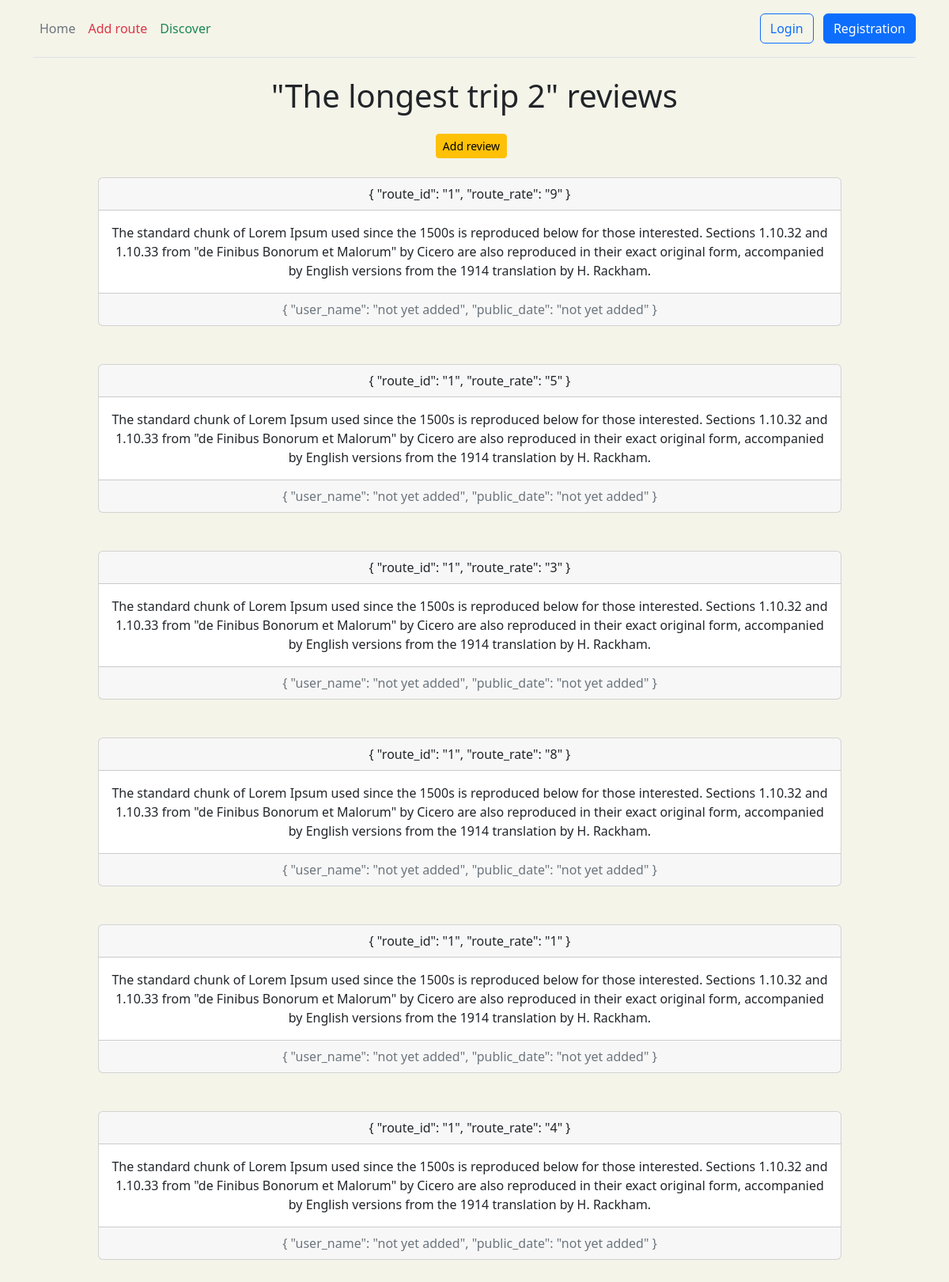
Page /route/1/review on the committed database.
### route/models.py (models this page shows, shortened)
class Review(models.Model):
    route_id = models.ForeignKey(Route, on_delete=models.CASCADE)
    route_review = models.TextField()
    route_rate = models.IntegerField()
    class Meta:
        verbose_name = 'Review'
        verbose_name_plural = 'Reviews'

class Route(models.Model):
    class RouteType(models.TextChoices):
        bicycle_route = 'cycling', gettext_lazy('cycling')
        hiking_route = 'hiking', gettext_lazy('hiking')
    route_name = models.CharField(max_length=255, null=True)
    route_type = models.CharField(max_length=50, choices=RouteType.choices, default=RouteType.hiking_route)
    departure = models.IntegerField()
    stopping = models.CharField(max_length=50, null=True)
    destination = models.IntegerField()
    country = models.CharField(max_length=50)
    location = models.CharField(max_length=50)
    description = models.TextField()
    duration = models.IntegerField()
    class Meta:
        verbose_name = 'Route'
        verbose_name_plural = 'Routes'

### route/views.py (the view)
# urls.py: path('<int:route_id>/review', views.review, name='review'),
def review(request, route_id):
    result = models.Review.objects.filter(route_id=route_id).select_related('route_id').all()
    if result.exists():
        return render(request, 'route/review.html', {'result': result})
    else:
        return render(request, 'route/does_not_exist.html', {'result': 'Reviews do not exist (msg from views)'})

### templates/route/review.html (shortened to what this page needs)
{% extends 'main/layout.html' %}
{% block content %}
    <div class="container text-center">
        <h1 class="mb-4">"{{ result.0.route_id.route_name }}" reviews</h1>
        <div class="row">
            <div class="mb-4">
                <a href="{% url 'route:add_review' result.0.route_id_id %}"
                   class="btn btn-sm btn-warning flex-shrink-0 me-2">Add review</a>
            </div>
            <ul class="list-group">
                {% for itm in result %}
                    <div class="card text-center col-md-10 mx-auto mb-5">
                        <div class="card-header">
                            {
                            "route_id": "{{ itm.route_id_id }}",
                            "route_rate": "{{ itm.route_rate }}"
                            }
                        </div>
                        <div class="card-body">
                            <p class="card-text">{{ itm.route_review }}</p>
                        </div>
                        <div class="card-footer text-muted">
                            {
                            "user_name": "not yet added",
                            "public_date": "not yet added"
                            }
                        </div>
                    </div>
                {% endfor %}
            </ul>
        </div>
    </div>
{% endblock %}

### static/main/css/layout.css (style rules this page uses)
body { background-color: #f5f4e9; }

### rows in the picture
Review: route_id.route_name "The longest trip 2", route_id_id "1", route_rate "9", route_review "The standard chunk of Lorem Ipsum used since the 1500s is reproduced below for those interested. Sections 1.10.32 and 1.10.33 from \"de Finibus Bonorum et Malorum\" by Cicero are also reproduced in their exact original form, accompanied by English versions from the 1914 translation by H. Rackham."
Review: route_id_id "1", route_rate "5", route_review "The standard chunk of Lorem Ipsum used since the 1500s is reproduced below for those interested. Sections 1.10.32 and 1.10.33 from \"de Finibus Bonorum et Malorum\" by Cicero are also reproduced in their exact original form, accompanied by English versions from the 1914 translation by H. Rackham."
Review: route_id_id "1", route_rate "3", route_review "The standard chunk of Lorem Ipsum used since the 1500s is reproduced below for those interested. Sections 1.10.32 and 1.10.33 from \"de Finibus Bonorum et Malorum\" by Cicero are also reproduced in their exact original form, accompanied by English versions from the 1914 translation by H. Rackham."
Review: route_id_id "1", route_rate "8", route_review "The standard chunk of Lorem Ipsum used since the 1500s is reproduced below for those interested. Sections 1.10.32 and 1.10.33 from \"de Finibus Bonorum et Malorum\" by Cicero are also reproduced in their exact original form, accompanied by English versions from the 1914 translation by H. Rackham."
Review: route_id_id "1", route_rate "1", route_review "The standard chunk of Lorem Ipsum used since the 1500s is reproduced below for those interested. Sections 1.10.32 and 1.10.33 from \"de Finibus Bonorum et Malorum\" by Cicero are also reproduced in their exact original form, accompanied by English versions from the 1914 translation by H. Rackham."
Review: route_id_id "1", route_rate "4", route_review "The standard chunk of Lorem Ipsum used since the 1500s is reproduced below for those interested. Sections 1.10.32 and 1.10.33 from \"de Finibus Bonorum et Malorum\" by Cicero are also reproduced in their exact original form, accompanied by English versions from the 1914 translation by H. Rackham."
